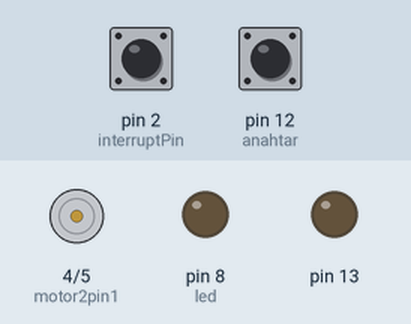
This sketch was run on a simulated Arduino Uno, built with avr-gcc and run on an emulated ATmega328P. Parts: motor-driver pin pairs drawn as motors (green arrow = first pin HIGH = forward, orange = second pin HIGH = backward, longer = more drive), output pins drawn as LEDs (lit = HIGH). The test bench sets the inputs (shaded band); at power-on: pin 12 (anahtar) LOW, pin 2 (interruptPin) HIGH.

Above: at 1.3 s.
1.4 s: pin 12 (anahtar) pulsed HIGH 5 times (0.12 s each, 0.3 s apart)
At 1.76 s:
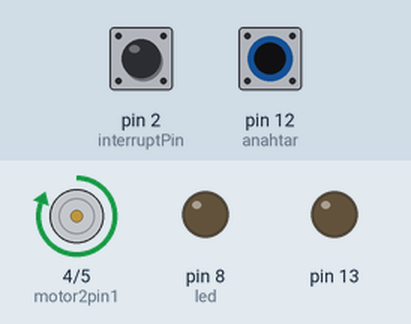
At 3.8 s:
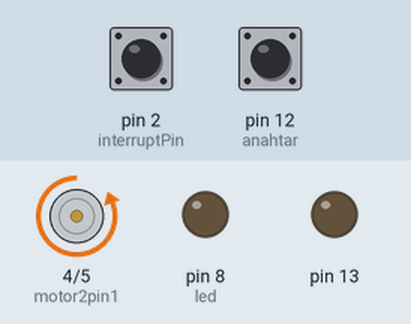
Timing chart, 0 to 5.3 s (numbered marks = the images above; inputs shaded):
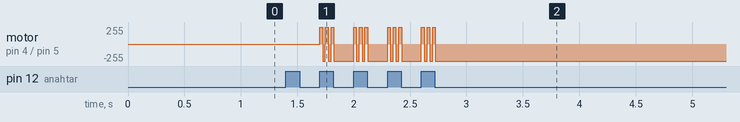

Measured:
- after the input at 1.4 s, motor on pin 4 (motor2pin1) / pin 5 (motor2pin2): stopped → forward 255/255 after 0.30 s, then repeats every 0.30 s: 2 × (backward 255/255 0.03 s, forward 255/255 0.03 s), backward 255/255 0.17 s, forward 255/255 0.03 s, until it stays backward 255/255 from 2.7 s

The sketch:

interruptdeneme.ino
```cpp
#define anahtar 12
const byte interruptPin = 2;
int motor2pin1 = 4;
int motor2pin2 = 5;
unsigned long ilk = 0;
unsigned long son;
int anahtardurum = 0;
int button_press_count = 0;
int button_state = 0;
int prev_button_state = 0;
int led = 8;


void setup() {
  // put your setup code here, to run once:
 delay(100);
  Serial.begin(9600);
  pinMode(motor2pin1, OUTPUT);
  pinMode(motor2pin2, OUTPUT);
  pinMode(anahtar, INPUT);
  pinMode (interruptPin, INPUT_PULLUP); //Set digi pin 11 as pull up button
  pinMode (13, OUTPUT);
  pinMode(led,OUTPUT);
  attachInterrupt(interruptPin, sens, RISING);
}

void loop() {
  // put your main code here, to run repeatedly:
anahtardurum = digitalRead(anahtar);

 if(anahtardurum == HIGH){

    son = millis();
  if (son - ilk <= 1000){
  digitalWrite(motor2pin1, HIGH);
  digitalWrite(motor2pin2, LOW);
 button_state = digitalRead(interruptPin);

  delay(25);
  digitalWrite(motor2pin1, LOW);
  digitalWrite(motor2pin2, HIGH);

  delay(25);

    //delay(50);
  if(button_press_count >= 3){
      digitalWrite(led,HIGH);
  }
}

 }
else if(anahtardurum == LOW){
  digitalWrite(led,LOW);
  ilk = son;
}
 }
 void sens() {

      button_press_count++;

    }
```
